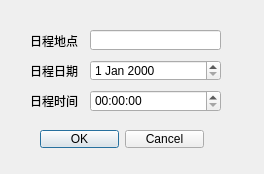
<?xml version="1.0" encoding="UTF-8"?>
<ui version="4.0">
 <class>GetDate</class>
 <widget class="QDialog" name="GetDate">
  <property name="geometry">
   <rect>
    <x>0</x>
    <y>0</y>
    <width>264</width>
    <height>174</height>
   </rect>
  </property>
  <property name="windowTitle">
   <string>Dialog</string>
  </property>
  <widget class="QLabel" name="label">
   <property name="geometry">
    <rect>
     <x>30</x>
     <y>30</y>
     <width>61</width>
     <height>21</height>
    </rect>
   </property>
   <property name="text">
    <string>日程地点</string>
   </property>
  </widget>
  <widget class="QLabel" name="label_2">
   <property name="geometry">
    <rect>
     <x>30</x>
     <y>60</y>
     <width>71</width>
     <height>21</height>
    </rect>
   </property>
   <property name="text">
    <string>日程日期</string>
   </property>
  </widget>
  <widget class="QLineEdit" name="lineEdit">
   <property name="geometry">
    <rect>
     <x>90</x>
     <y>30</y>
     <width>131</width>
     <height>20</height>
    </rect>
   </property>
  </widget>
  <widget class="QDateEdit" name="dateEdit">
   <property name="geometry">
    <rect>
     <x>90</x>
     <y>60</y>
     <width>131</width>
     <height>21</height>
    </rect>
   </property>
  </widget>
  <widget class="QLabel" name="label_3">
   <property name="geometry">
    <rect>
     <x>30</x>
     <y>90</y>
     <width>71</width>
     <height>21</height>
    </rect>
   </property>
   <property name="text">
    <string>日程时间</string>
   </property>
  </widget>
  <widget class="QTimeEdit" name="timeEdit">
   <property name="geometry">
    <rect>
     <x>90</x>
     <y>90</y>
     <width>131</width>
     <height>22</height>
    </rect>
   </property>
  </widget>
  <widget class="QDialogButtonBox" name="buttonBox">
   <property name="geometry">
    <rect>
     <x>40</x>
     <y>130</y>
     <width>164</width>
     <height>18</height>
    </rect>
   </property>
   <property name="standardButtons">
    <set>QDialogButtonBox::Cancel|QDialogButtonBox::Ok</set>
   </property>
  </widget>
 </widget>
 <resources/>
 <connections/>
</ui>
